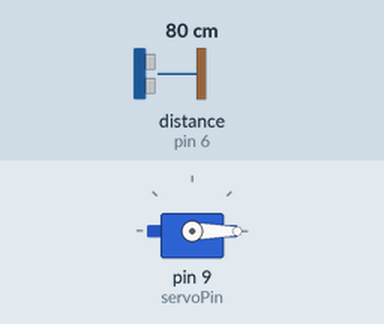
The sketch below on a simulated Arduino Uno, built with avr-gcc and run on an emulated ATmega328P. Shown: servo. Wiring (inferred from the names in the program): ultrasonic range finder: trigger pin 7; echo pin 6. The test bench sets the inputs (shaded band); at power-on: distance to the obstacle (sensor on pin 6) 80 cm. The echo pulse lasts 58.3 µs per cm.

Above: at 1.2 s.
1.3 s: distance to the obstacle (sensor on pin 6) set to 12 cm
2.8 s: distance to the obstacle (sensor on pin 6) set to 9 cm
At 3.5 s:
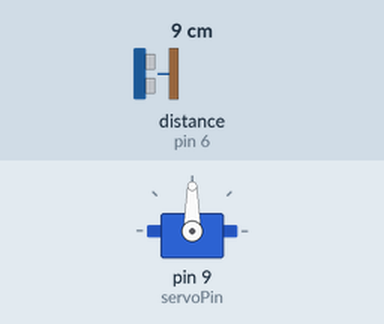
Timing chart, 0 to 9.5 s (numbered marks = the images above; inputs shaded):
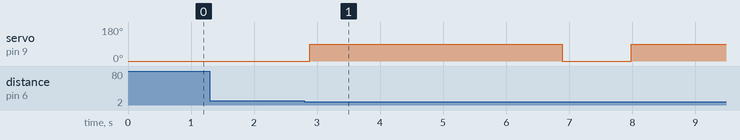

Measured:
- the behaviour switches between 11 and 10 cm on distance to the obstacle (sensor on pin 6) (found by bisection; images 0 and 1)
- after the input at 1.3 s, every drawn part: stays the same
- after the input at 2.8 s, servo on pin 9 (servoPin): 0° → 90° after 0.09 s, → 0° 4.0 s later, → 90° 1.1 s later

The sketch:

peaje_arduino.ino
```cpp
#include <Servo.h>

// Definición de pines según tu conexión estándar
const int trigPin = 7;
const int echoPin = 6;
const int servoPin = 9;

Servo barreraServo;

void setup() {
  pinMode(trigPin, OUTPUT);
  pinMode(echoPin, INPUT);

  barreraServo.attach(servoPin);
  barreraServo.write(0); // Posición inicial: barrera cerrada (0 grados)

  Serial.begin(9600);
}

void loop() {
  long duracion;
  int distancia;

  // Enviar pulso de ultrasonido para medir distancia
  digitalWrite(trigPin, LOW);
  delayMicroseconds(2);
  digitalWrite(trigPin, HIGH);
  delayMicroseconds(10);
  digitalWrite(trigPin, LOW);

  // Leer el tiempo de retorno del eco
  duracion = pulseIn(echoPin, HIGH);
  distancia = duracion * 0.034 / 2; // Calcular distancia en centímetros

  // Si un vehículo está a menos de 10 cm del sensor
  if (distancia > 0 && distancia < 10) {
    barreraServo.write(90);       // Abrir barrera (90 grados)
    delay(4000);                  // Esperar 4 segundos para que pase el auto
    barreraServo.write(0);        // Cerrar barrera
    delay(1000);                  // Pausa antes de la siguiente lectura
  } else {
    // Mantener barrera cerrada si no hay autos cerca
    barreraServo.write(0);
  }

  delay(100);
}
```
